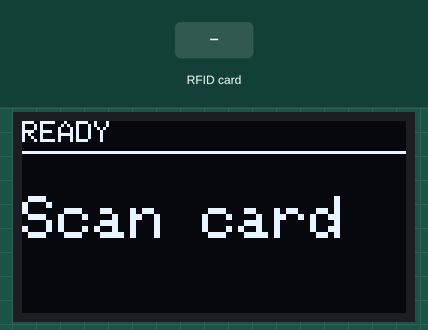
Bench run of a sketch on a simulated ESP8266 (Wemos D1 mini). On the bench: 128×64 one-colour display. The test bench sets the inputs (shaded band). What the sketch prints to the serial monitor is not drawn.

Above: at 1.3 s.
1.4 s: RFID card 23 3D 09 03 held to the reader
At 2.6 s:
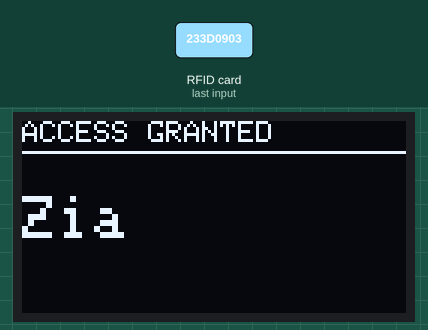
2.9 s: RFID card 56 8D F5 A6 held to the reader
At 3.8 s:
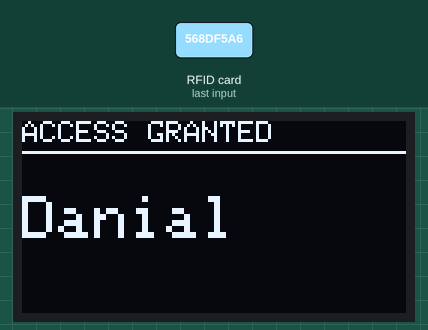
4.4 s: RFID card 3A 84 14 CD held to the reader
At 4.8 s:
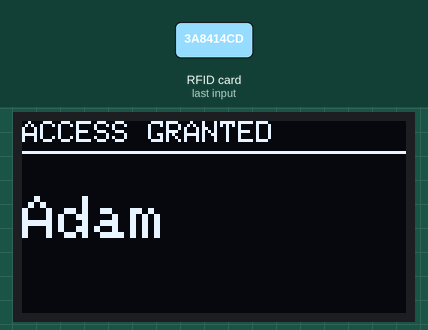
5.9 s: RFID card 5E 7A 19 C4 held to the reader
At 7.0 s:
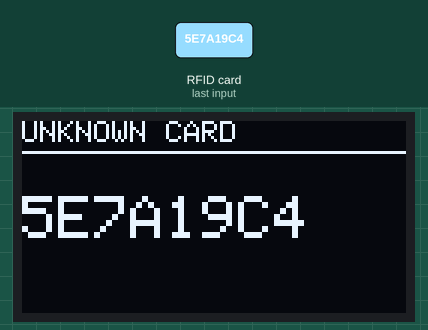
Timing chart, 0 to 8.5 s (numbered marks = the images above; inputs shaded):
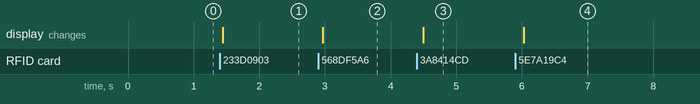

The sketch:

WhoDis.ino
```cpp
/*
  RFID Card -> OLED Name Display for ESP8266
  -----------------------------------------
  ESP8266 Pinout for standard NodeMCU / Wemos D1 Mini:

  Wiring - RC522 (SPI):
    RC522 pin   ESP8266 Pin   GPIO Pin
    ---------   -----------   --------
    SDA (SS)    D8            GPIO15
    SCK         D5            GPIO14
    MOSI        D7            GPIO13
    MISO        D6            GPIO12
    GND         GND           GND
    RST         D3            GPIO0
    3.3V        3.3V          3.3V

  Wiring - OLED (I2C):
    OLED pin    ESP8266 Pin   GPIO Pin
    ---------   -----------   --------
    GND         GND           GND
    VCC         3V3 / 5V      3V3 / 5V
    SCL         D1            GPIO5
    SDA         D2            GPIO4
*/

#include <SPI.h>
#include <MFRC522.h>
#include <Wire.h>
#include <Adafruit_GFX.h>
#include <Adafruit_SSD1306.h>

// ---------- Pin Definitions for ESP8266 ----------
#define SS_PIN  D8  // GPIO15
#define RST_PIN D3  // GPIO0

MFRC522 rfid(SS_PIN, RST_PIN);

// ---------- OLED (SSD1306) ----------
#define SCREEN_WIDTH   128
#define SCREEN_HEIGHT  64
#define OLED_RESET     -1
#define OLED_ADDRESS   0x3C   // Change to 0x3D if display fails to init
Adafruit_SSD1306 display(SCREEN_WIDTH, SCREEN_HEIGHT, &Wire, OLED_RESET);

// ---------- Known cards ----------
struct KnownCard {
  byte uid[4];
  const char* name;
};

KnownCard knownCards[] = {
  {{0x23, 0x3D, 0x09, 0x03}, "Zia"},
  {{0x56, 0x8D, 0xF5, 0xA6}, "Danial"},
  {{0x3A, 0x84, 0x14, 0xCD}, "Adam"},
};
const int numKnownCards = sizeof(knownCards) / sizeof(knownCards[0]);

// Function declarations
String matchCard(byte *uid, byte size);
String getUidCompact(byte *uid, byte size);
void showMessage(String header, String detail);

void setup() {
  Serial.begin(115200); // Higher baud rate standard for ESP8266

  // Explicitly assign I2C pins for ESP8266 (D2 = SDA, D1 = SCL)
  Wire.begin(D2, D1);

  SPI.begin();
  rfid.PCD_Init();

  if (!display.begin(SSD1306_SWITCHCAPVCC, OLED_ADDRESS)) {
    Serial.println(F("OLED not found - check wiring/address"));
    while (true) {
      yield(); // Prevents hardware watchdog timer resets on ESP8266
    }
  }

  showMessage("READY", "Scan card");
}

void loop() {
  if (!rfid.PICC_IsNewCardPresent() || !rfid.PICC_ReadCardSerial()) {
    return;
  }

  Serial.print("UID:");
  for (byte i = 0; i < rfid.uid.size; i++) {
    Serial.print(rfid.uid.uidByte[i] < 0x10 ? " 0" : " ");
    Serial.print(rfid.uid.uidByte[i], HEX);
  }
  Serial.println();

  String name = matchCard(rfid.uid.uidByte, rfid.uid.size);

  if (name != "") {
    showMessage("ACCESS GRANTED", name);
  } else {
    showMessage("UNKNOWN CARD", getUidCompact(rfid.uid.uidByte, rfid.uid.size));
  }

  rfid.PICC_HaltA();
  rfid.PCD_StopCrypto1();

  delay(1500);
}

String matchCard(byte *uid, byte size) {
  for (int i = 0; i < numKnownCards; i++) {
    bool match = true;
    for (byte j = 0; j < 4 && j < size; j++) {
      if (knownCards[i].uid[j] != uid[j]) {
        match = false;
        break;
      }
    }
    if (match) return String(knownCards[i].name);
  }
  return "";
}

String getUidCompact(byte *uid, byte size) {
  String result = "";
  for (byte i = 0; i < size; i++) {
    if (uid[i] < 0x10) result += "0";
    result += String(uid[i], HEX);
  }
  result.toUpperCase();
  return result;
}

void showMessage(String header, String detail) {
  display.clearDisplay();

  display.setTextColor(SSD1306_WHITE);
  display.setTextSize(1);
  display.setCursor(0, 0);
  display.println(header);
  display.drawLine(0, 10, SCREEN_WIDTH, 10, SSD1306_WHITE);

  display.setTextSize(2);
  display.setCursor(0, 25);
  display.println(detail);

  display.display();
}
```

Measured:
- after the input at 1.4 s, the display: changes at once (image 1)
- after the input at 2.9 s, the display: changes after 0.07 s (image 2)
- after the input at 4.4 s, the display: changes after 0.10 s (image 3)
- after the input at 5.9 s, the display: changes after 0.13 s (image 4)
